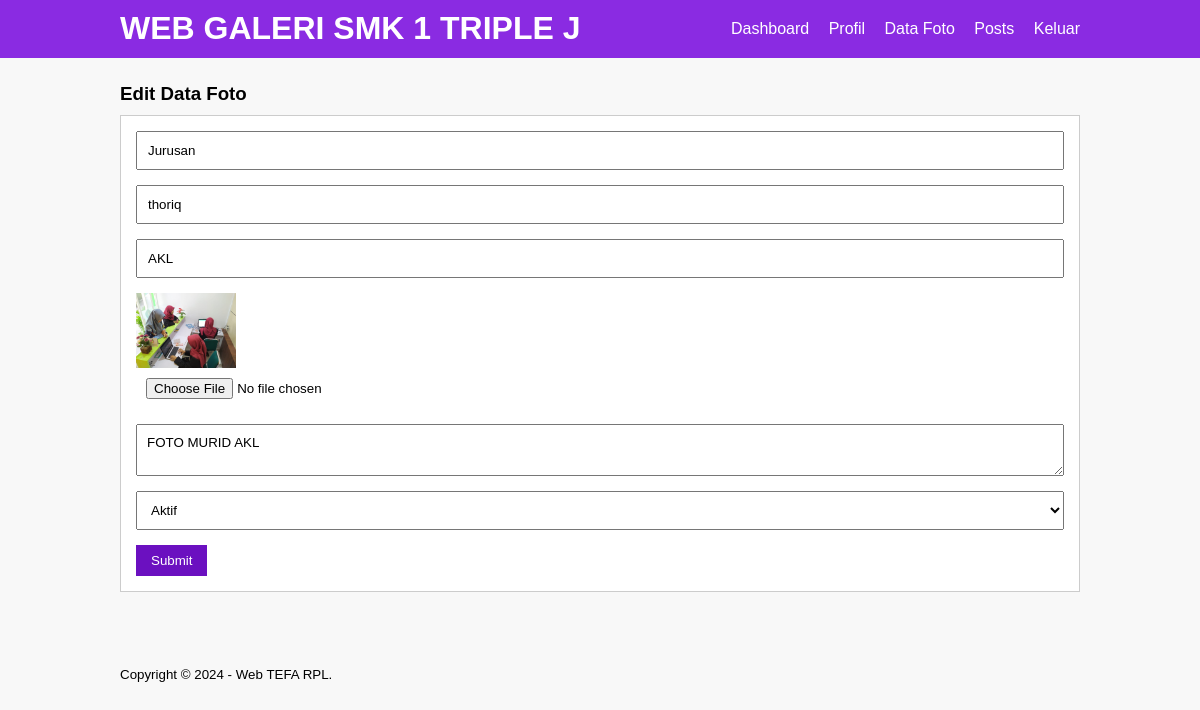
Screenshot of /edit-image.php?id=51 (signed in) with the database file from the repository.
### tables this page shows
CREATE TABLE `tb_image` (
  `image_id` int(11) NOT NULL,
  `category_id` int(11) NOT NULL,
  `category_name` varchar(100) NOT NULL,
  `admin_id` int(11) NOT NULL,
  `admin_name` varchar(100) NOT NULL,
  `image_name` varchar(100) NOT NULL,
  `image_description` text NOT NULL,
  `image` varchar(100) NOT NULL,
  `image_status` tinyint(1) NOT NULL,
  `date_created` timestamp NOT NULL DEFAULT CURRENT_TIMESTAMP ON UPDATE CURRENT_TIMESTAMP
);

### edit-image.php (the view, shortened to what this page needs)
<?php
	include 'db.php';
	$produk = mysqli_query($conn, "SELECT * FROM  tb_image WHERE image_id = '".$_GET['id']."'");
	$p = mysqli_fetch_object($produk);
?>
<!DOCTYPE html PUBLIC "-//W3C//DTD XHTML 1.0 Transitional//EN" "http://www.w3.org/TR/xhtml1/DTD/xhtml1-transitional.dtd">
<html xmlns="http://www.w3.org/1999/xhtml">
<head>
<link rel="stylesheet" type="text/css" href="css/style.css">
</head>
<body>
     <header>
        <div class="container">
        <h1><a href="dashboard.php">WEB GALERI SMK 1 TRIPLE J</a></h1>
        <ul>
           <li><a href="dashboard.php">Dashboard</a></li>
           <li><a href="profil.php">Profil</a></li>
           <li><a href="data-image.php">Data Foto</a></li>
		   <li><a href="posts.php">Posts</a></li>
           <li><a href="Keluar.php">Keluar</a></li>
        </ul>
        </div>
    </header>
    <div class="section">
        <div class="container">
            <h3>Edit Data Foto</h3>
            <div class="box">
    <form action="" method="POST" enctype="multipart/form-data">
            <input type="text" name="kategori" class="input-control" placeholder="Kategori Foto" value="<?php echo $p->category_name ?>" readonly="readonly">
            <input type="text" name="namauser" class="input-control" placeholder="Nama User" value="<?php echo $p->admin_name ?>" readonly="readonly">
            <input type="text" name="nama" class="input-control" placeholder="Nama Foto" value="<?php echo $p->image_name ?>" required>
                   <img src="foto/<?php echo $p->image ?>" width="100px" />
                   <input type="file" name="gambar" class="input-control">
                   <textarea class="input-control" name="deskripsi" placeholder="Deskripsi"><?php echo $p->image_description ?></textarea><br />
                   <select class="input-control" name="status">
                       <option value="1" <?php echo ($p->image_status == 1)? 'selected':''; ?>>Aktif</option>
                   </select>
                   <input type="submit" name="submit" value="Submit" class="btn">
               </form>
        </div>
        </div>
    </div>
     <footer>
        <div class="container">
            <small>Copyright &copy; 2024 - Web TEFA RPL.</small>
        </div>
    </footer>
</body>
</html>

### css/style.css (style rules this page uses)
* { padding:0; margin:0; font-family:'Quicksand', sans-serif; }
body { background-color:#f8f8f8; }
a { color: inherit; text-decoration:none; }
.input-control { width:100%; padding:10px; margin-bottom:15px; box-sizing:border-box; }
.btn { padding:8px 15px; background-color: #6b10c0; color: #fff; border:none; cursor: pointer; }
header { background-color: #8A2BE2; color: #fff; }
header h1 { float:left; padding:10px 0; }
header ul { float:right; }
header ul li { display:inline-block; }
header ul li a { padding:20px 0 20px 15px; display: inline-block; }
footer { padding:25px 0; }
.container { width: 80%; margin: 0 auto; }
.container:after { content:''; display: block; clear:both; }
.section { padding:25px 0; }
.box { background-color: #fff; border:1px solid #ccc; padding:15px; box-sizing: border-box; margin:10px 0 25px 0; }
.box:after { content: ''; display: block; clear: both; }

### rows the page displays
tb_image: kategori "Jurusan", namauser "thoriq", nama "AKL", image (picture), deskripsi "FOTO MURID AKL", status "Aktif"
